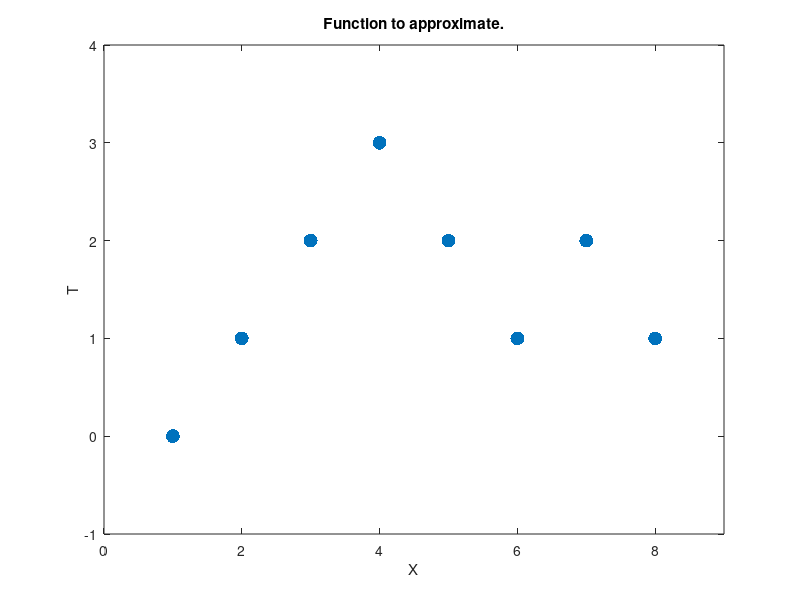

The MATLAB source for this figure: (Note: this script raises an error after producing the figure.)
X = [1 2 3 4 5 6 7 8];
T = [0 1 2 3 2 1 2 1];

plot(X,T,'.','markersize',30)
axis([0 9 -1 4])
title('Function to approximate.')
xlabel('X')
ylabel('T')

spread = 0.7;
net = newgrnn(X,T,spread);
A = net(X);

hold on
outputline = plot(X,A,'.','markersize',30,'color',[1 0 0]);
title('Create and test y network.')
xlabel('X')
ylabel('T and A')

x = 3.5;
y = net(x);
plot(x,y,'.','markersize',30,'color',[1 0 0]);
title('New input value.')
xlabel('X and x')
ylabel('T and y')

X2 = 0:.1:9;
Y2 = net(X2);
plot(X2,Y2,'linewidth',4,'color',[1 0 0])
title('Function to approximate.')
xlabel('X and X2')
ylabel('T and Y2')